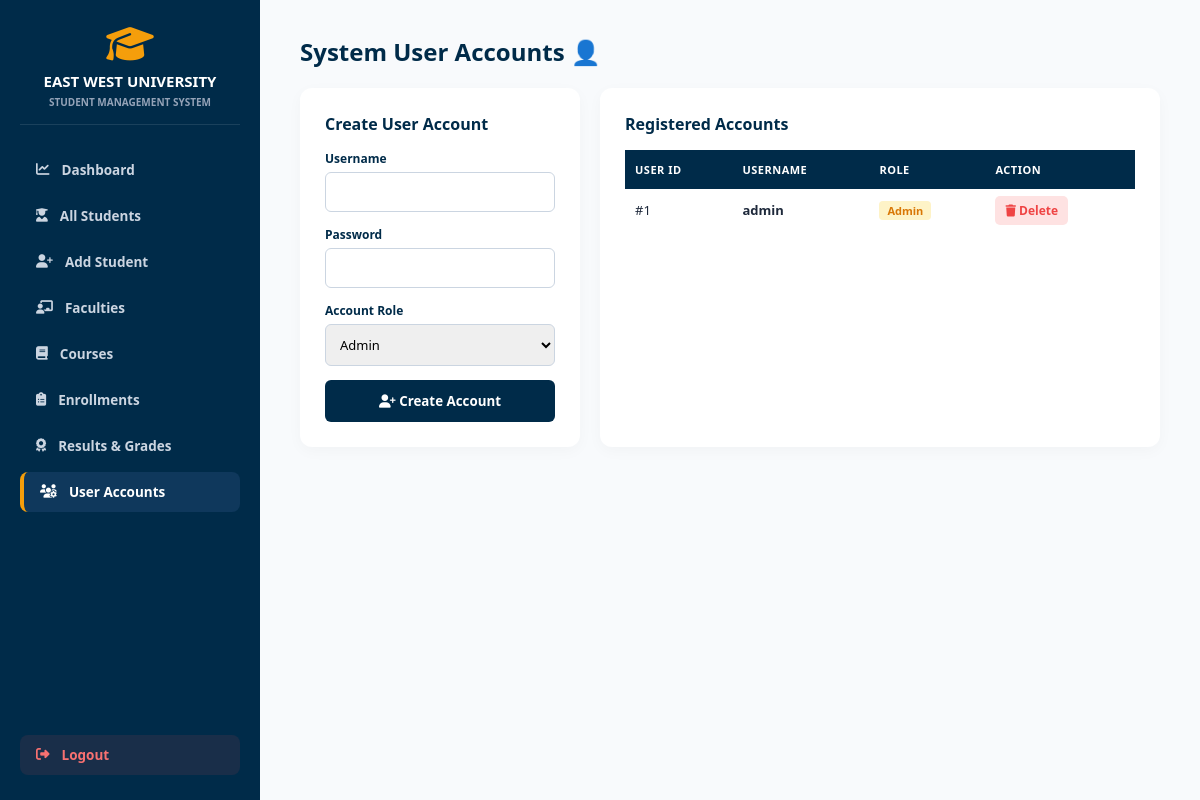
Page /users_manage.php (signed in) on the committed database.
### tables this page shows
CREATE TABLE USERS (
    User_ID INT AUTO_INCREMENT PRIMARY KEY,
    Username VARCHAR(50) NOT NULL UNIQUE,
    Password VARCHAR(255) NOT NULL,
    Role ENUM('Admin', 'Faculty', 'Student') NOT NULL DEFAULT 'Student',
    Student_ID VARCHAR(20) NULL,
    FOREIGN KEY (Student_ID) REFERENCES STUDENTS(Student_ID) ON DELETE CASCADE ON UPDATE CASCADE
);

### users_manage.php (the view, shortened to what this page needs)
<?php
$pdo = new PDO("mysql:host=localhost;dbname=ewu_sms;charset=utf8mb4", "root", "", [PDO::ATTR_ERRMODE => PDO::ERRMODE_EXCEPTION]);
$users = $pdo->query("SELECT * FROM USERS ORDER BY User_ID DESC")->fetchAll(PDO::FETCH_ASSOC);
?>
<!DOCTYPE html>
<html lang="en">
<head>
    <link rel="stylesheet" href="https://cdnjs.cloudflare.com/ajax/libs/font-awesome/6.4.0/css/all.min.css">
</head>
<body>
    <div class="sidebar">
        <div>
            <div class="brand">
                <i class="fa-solid fa-graduation-cap"></i>
                <h2>EAST WEST UNIVERSITY</h2>
                <p>Student Management System</p>
            </div>
            <div class="nav-links">
                <a href="dashboard.php" class="nav-item"><i class="fa-solid fa-chart-line"></i> Dashboard</a>
                <a href="students.php" class="nav-item"><i class="fa-solid fa-user-graduate"></i> All Students</a>
                <a href="add_student.php" class="nav-item"><i class="fa-solid fa-user-plus"></i> Add Student</a>
                <a href="faculties.php" class="nav-item"><i class="fa-solid fa-chalkboard-user"></i> Faculties</a>
                <a href="courses.php" class="nav-item"><i class="fa-solid fa-book"></i> Courses</a>
                <a href="enrollments.php" class="nav-item"><i class="fa-solid fa-clipboard-list"></i> Enrollments</a>
                <a href="results.php" class="nav-item"><i class="fa-solid fa-award"></i> Results & Grades</a>
                <a href="users_manage.php" class="nav-item active"><i class="fa-solid fa-users-gear"></i> User Accounts</a>
            </div>
        </div>
        <a href="logout.php" class="nav-item logout"><i class="fa-solid fa-right-from-bracket"></i> Logout</a>
    </div>
    <div class="main-content">
        <h1 style="font-size: 24px; color: #002b49; font-weight: 800; margin-bottom: 20px;">System User Accounts 👤</h1>
        <div class="grid">
            <div class="card">
                <h3 style="color: #002b49; font-size: 16px; margin-bottom: 15px;">Create User Account</h3>
                <form method="POST">
                    <div class="form-group"><label>Username</label><input type="text" name="username" required></div>
                    <div class="form-group"><label>Password</label><input type="password" name="password" required></div>
                    <div class="form-group">
                        <label>Account Role</label>
                        <select name="role">
                            <option value="Admin">Admin</option>
                        </select>
                    </div>
                    <button type="submit" class="btn"><i class="fa-solid fa-user-plus"></i> Create Account</button>
                </form>
            </div>
            <div class="card">
                <h3 style="color: #002b49; font-size: 16px; margin-bottom: 15px;">Registered Accounts</h3>
                <table>
                    <thead>
                        <tr>
                            <th>User ID</th>
                            <th>Username</th>
                            <th>Role</th>
                            <th>Action</th>
                        </tr>
                    </thead>
                    <tbody>
                        <?php if (!empty($users)): ?>
                            <?php foreach($users as $u): ?>
                                <tr>
                                    <td>#<?php echo $u['User_ID']; ?></td>
                                    <td><strong><?php echo htmlspecialchars($u['Username']); ?></strong></td>
                                    <td>
                                        <span style="background: <?php echo $u['Role'] === 'Admin' ? '#fef3c7' : '#e0f2fe'; ?>; color: <?php echo $u['Role'] === 'Admin' ? '#d97706' : '#0284c7'; ?>; padding: 2px 8px; border-radius: 4px; font-weight: 700; font-size: 11px;">
                                            <?php echo htmlspecialchars($u['Role']); ?>
                                        </span>
                                    </td>
                                    <td>
                                        <a href="users_manage.php?delete_id=<?php echo $u['User_ID']; ?>" class="btn-delete" onclick="return confirm('Delete this user?');"><i class="fa-solid fa-trash"></i> Delete</a>
                                    </td>
                                </tr>
                            <?php endforeach; ?>
                        <?php else: ?>
                            <tr><td colspan="4" style="text-align: center; padding: 15px;">No user accounts found.</td></tr>
                        <?php endif; ?>
                    </tbody>
                </table>
            </div>
        </div>
    </div>
</body>
</html>

### users_manage.php (style rules this page uses)
* { box-sizing: border-box; margin: 0; padding: 0; font-family: 'Segoe UI', system-ui, sans-serif; }
body { display: flex; min-height: 100vh; background: #f8fafc; color: #1e293b; }
.sidebar { width: 260px; background: #002b49; color: white; padding: 25px 20px; display: flex; flex-direction: column; justify-content: space-between; flex-shrink: 0; }
.brand { text-align: center; margin-bottom: 25px; border-bottom: 1px solid rgba(255,255,255,0.1); padding-bottom: 15px; }
.brand i { font-size: 38px; color: #f59e0b; margin-bottom: 8px; }
.brand h2 { font-size: 15px; font-weight: 800; color: #ffffff; }
.brand p { font-size: 10px; color: #94a3b8; font-weight: 700; margin-top: 4px; text-transform: uppercase; }
.nav-links { display: flex; flex-direction: column; gap: 6px; }
.nav-item { display: flex; align-items: center; gap: 12px; padding: 11px 16px; color: #cbd5e1; text-decoration: none; border-radius: 8px; font-weight: 600; font-size: 13.5px; transition: all 0.2s; }
.nav-item.active { background: #0f385c; color: white; border-left: 4px solid #f59e0b; }
.nav-item.logout { color: #f87171; background: rgba(239, 68, 68, 0.1); margin-top: 15px; }
.main-content { flex: 1; padding: 35px 40px; overflow-y: auto; }
.grid { display: grid; grid-template-columns: 1fr 2fr; gap: 20px; }
.card { background: white; padding: 25px; border-radius: 12px; box-shadow: 0 4px 15px rgba(0,0,0,0.03); }
.form-group { margin-bottom: 14px; }
label { font-size: 12px; font-weight: 700; color: #002b49; display: block; margin-bottom: 5px; }
input, select { width: 100%; padding: 10px; border: 1px solid #cbd5e1; border-radius: 6px; font-size: 13px; }
.btn { background: #002b49; color: white; border: none; padding: 12px; width: 100%; border-radius: 6px; font-weight: 700; cursor: pointer; }
table { width: 100%; border-collapse: collapse; margin-top: 15px; }
th, td { padding: 12px 10px; text-align: left; font-size: 13px; }
th { background: #002b49; color: white; text-transform: uppercase; font-size: 11px; letter-spacing: 0.5px; }
.btn-delete { color: #ef4444; background: #fee2e2; padding: 6px 10px; border-radius: 5px; text-decoration: none; font-weight: 700; font-size: 12px; }

### rows in the picture
users: User_ID "1", Username "admin", Role "Admin"
